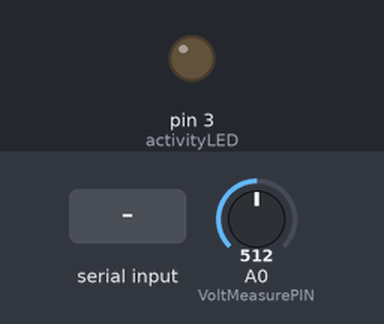
Bench run of a sketch on a simulated Arduino Uno, built with avr-gcc and run on an emulated ATmega328P. Shown: output pins drawn as LEDs (lit = HIGH). Inputs (shaded band) come from the test bench; at power-on: A0 (VoltMeasurePIN) = 512. What the sketch prints to the serial monitor is not drawn.

Above: at 3.2 s.
3.3 s: "V" received over Serial
At 4.5 s:
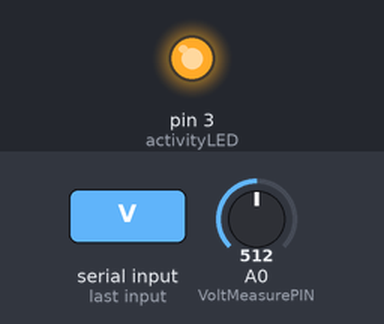
4.8 s: "v" received over Serial
At 7.2 s:
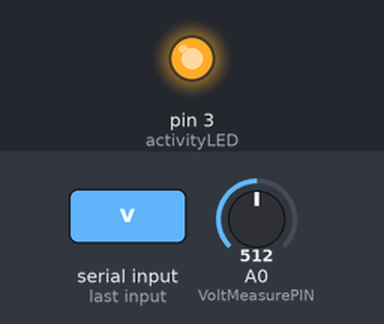
7.8 s: "1" received over Serial
Timing chart, 0 to 11.2 s (numbered marks = the images above; inputs shaded):
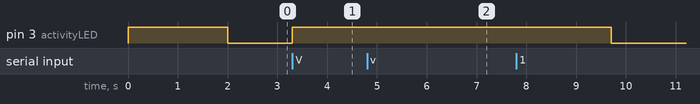

The sketch:

sketch.ino
```cpp
/*
  cmdVsens sketch
  Waits for a request on the serialport.
  Then measures the AverageValue on VoltMeasurePIN and prints the result to
  the serialport.

  *******
  Do not connect more than 5 volts directly to an Arduino pin!!
  *******
*/

// +V from battery is connected to analog pin 0
#define VoltMeasurePIN A0
#define activityLED 3

// *** declare constants
const float ref5V = 5.14;   // reference: 5.14V on measurePin == 1023.0
//const float R1 = 100000.0;  // Resistor value used for R1
const float R1 = 99300.0;  // Measured resistor value used for R1
//const float R2 = 10000.0;   // Resistor value used for R2
const float R2 = 9870.0;   // Measured resistor value used for R2

// (NUM_SAMPLES ^ 0.5) is the S/N ratio that can be achieved.
// To get a S/N-ratio of 3 requires 9 samples. S/N=4 requires 16 samples
// More samples means longer measurement times.
// Beware, NUM_SAMPLES * 1024 should not exceed the positive maximum for the
// `int` data-type!
// Therefore the maximum NUM_SAMPLES = (32767 / 1023 = ) 32
const int NUM_SAMPLES = 16;  // number of measurements used for one result

// *** declare calculated constants
const float RATIO_RESISTORS = ((R1 + R2)/R2) * 0.00001;

// *** declare variables
float voltage = 0.0;
byte ActionRequest;

void setup()
{
  pinMode(activityLED, OUTPUT);   // An LED to signal activity
  digitalWrite(activityLED, HIGH);
  Serial.begin(9600);             // Initialise serial port
  delay(2000);
  Serial.println("cmdVsens");
  digitalWrite(activityLED, LOW);
}

int serialRX()
{
  // read a a byte from the serialbuffer
  return Serial.read();
}

float sensV() // measure the AverageValue
{
  float AverageValue = 0.0;     // result
  int SumSamples = 0;           // sum of samplevalues
  int CountSamples = 0;         // sample counter

  // *** Add up the pre-defined number of samples for Sample Averaging
  for (CountSamples = 0; CountSamples < NUM_SAMPLES; CountSamples++)
  {
    SumSamples += analogRead(VoltMeasurePIN);
    delay(200);
  }

  // *** Determine the source AverageValue:
  AverageValue = (float)SumSamples / (float)CountSamples; // Calculate avg raw value.
  AverageValue = map(AverageValue * 10, 0, 1023, 0, ref5V *10000); // map raw value to 0...5V
  AverageValue *= RATIO_RESISTORS; // account for voltage-reduction
  return AverageValue;
}

void loop()
{
  if (Serial.available() > 0)
  {
    digitalWrite(activityLED, HIGH);  // signal activity detected

    ActionRequest = serialRX();                 // See what the input is

    Serial.print((char)ActionRequest);          // Signal start of telegram
    Serial.print(" ");                // Delimiter
    switch (ActionRequest)
    {
      case 'V':
      case 'v':
        voltage = sensV();
        Serial.print(voltage);        // AverageValue
        break;
      default:
        Serial.print("NaN");          // Invalid ActionRequest returns `NaN`
    }
    Serial.println(" !");             // Signal end of telegram

    digitalWrite(activityLED, LOW);   // end of activity
  }
}
```

Measured:
- after the input at 3.3 s, pin 3 (activityLED): LOW → HIGH at once
- after the input at 4.8 s, pin 3 (activityLED): stays HIGH (without the input it goes to LOW after 1.7 s)
